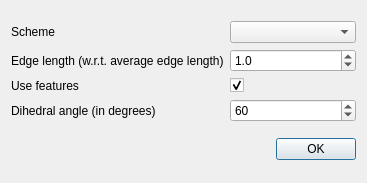
<?xml version="1.0" encoding="UTF-8"?>
<ui version="4.0">
 <class>DialogSurfaceMeshRemeshing</class>
 <widget class="QDialog" name="DialogSurfaceMeshRemeshing">
  <property name="geometry">
   <rect>
    <x>0</x>
    <y>0</y>
    <width>367</width>
    <height>183</height>
   </rect>
  </property>
  <property name="windowTitle">
   <string>Surface Remeshing</string>
  </property>
  <layout class="QVBoxLayout" name="verticalLayout">
   <item>
    <layout class="QGridLayout" name="gridLayout">
     <item row="0" column="0">
      <widget class="QLabel" name="labelScheme">
       <property name="text">
        <string>Scheme</string>
       </property>
      </widget>
     </item>
     <item row="0" column="1">
      <widget class="QComboBox" name="comboBoxScheme"/>
     </item>
     <item row="1" column="0">
      <widget class="QLabel" name="labelEdgeLength">
       <property name="text">
        <string>Edge length (w.r.t. average edge length)</string>
       </property>
      </widget>
     </item>
     <item row="1" column="1">
      <widget class="QDoubleSpinBox" name="doubleSpinBoxEdgeLength">
       <property name="decimals">
        <number>1</number>
       </property>
       <property name="minimum">
        <double>0.100000000000000</double>
       </property>
       <property name="value">
        <double>1.000000000000000</double>
       </property>
      </widget>
     </item>
     <item row="2" column="0">
      <widget class="QLabel" name="labelUserFeatures">
       <property name="text">
        <string>Use features</string>
       </property>
      </widget>
     </item>
     <item row="2" column="1">
      <widget class="QCheckBox" name="checkBoxUseFeatures">
       <property name="text">
        <string/>
       </property>
       <property name="checked">
        <bool>true</bool>
       </property>
      </widget>
     </item>
     <item row="3" column="0">
      <widget class="QLabel" name="labelUserFeatures_2">
       <property name="text">
        <string>Dihedral angle (in degrees)</string>
       </property>
      </widget>
     </item>
     <item row="3" column="1">
      <widget class="QSpinBox" name="spinBoxDihedralAngle">
       <property name="minimum">
        <number>1</number>
       </property>
       <property name="maximum">
        <number>180</number>
       </property>
       <property name="value">
        <number>60</number>
       </property>
      </widget>
     </item>
    </layout>
   </item>
   <item>
    <layout class="QHBoxLayout" name="horizontalLayout_2">
     <item>
      <spacer name="horizontalSpacer_3">
       <property name="orientation">
        <enum>Qt::Horizontal</enum>
       </property>
       <property name="sizeHint" stdset="0">
        <size>
         <width>0</width>
         <height>0</height>
        </size>
       </property>
      </spacer>
     </item>
     <item>
      <widget class="QPushButton" name="okButton">
       <property name="text">
        <string>OK</string>
       </property>
       <property name="default">
        <bool>true</bool>
       </property>
      </widget>
     </item>
    </layout>
   </item>
  </layout>
 </widget>
 <tabstops>
  <tabstop>comboBoxScheme</tabstop>
  <tabstop>doubleSpinBoxEdgeLength</tabstop>
  <tabstop>checkBoxUseFeatures</tabstop>
  <tabstop>spinBoxDihedralAngle</tabstop>
  <tabstop>okButton</tabstop>
 </tabstops>
 <resources/>
 <connections/>
</ui>
